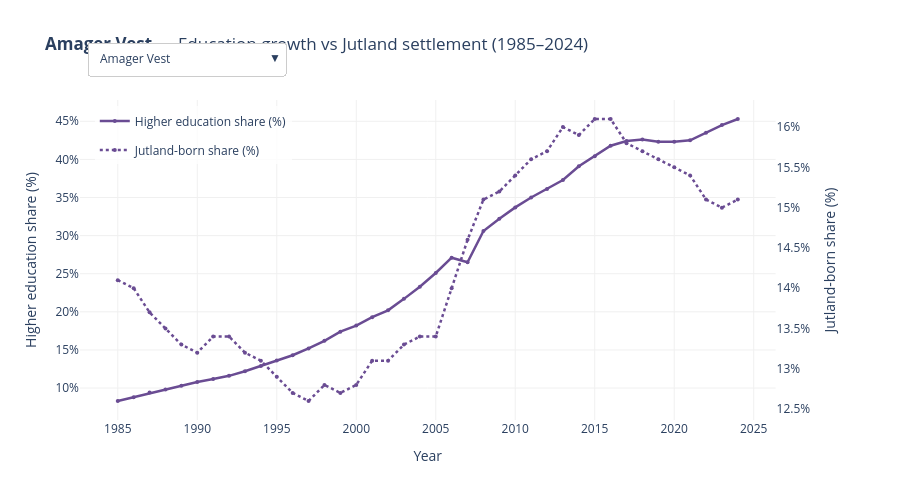
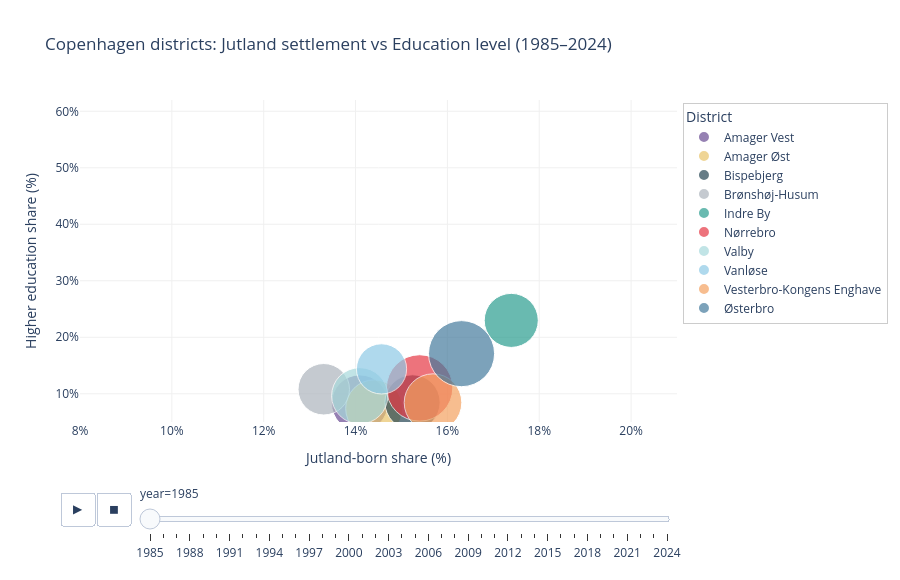

Write notebook code for charts like these, in order.
### Markdown cell above
#### Dual-axis line: Jutland settlement vs Education growth per district
#### Animated scatter: All districts over time (1985-2024) 

(removed from the website so it does not contain too many plots)

### Code cell
import pandas as pd
import plotly.express as px
import plotly.graph_objects as go
from plotly.subplots import make_subplots
from pathlib import Path

panel = pd.read_csv(ROOT / "data" / "district_year_panel.csv")

district_colors = {
    "Nørrebro":                  "#e63946",
    "Vesterbro-Kongens Enghave": "#f4a261",
    "Indre By":                  "#2a9d8f",
    "Østerbro":                  "#457b9d",
    "Amager Vest":               "#6a4c93",
    "Amager Øst":                "#e9c46a",
    "Bispebjerg":                "#264653",
    "Valby":                     "#a8dadc",
    "Vanløse":                   "#8ecae6",
    "Brønshøj-Husum":            "#adb5bd",
}

districts = sorted(panel["district"].unique().tolist())

# CHART 1 — Dual-axis line chart with district dropdown

fig1 = make_subplots(specs=[[{"secondary_y": True}]])

for i, district in enumerate(districts):
    d = panel[panel["district"] == district].sort_values("year")
    color = district_colors.get(district, "#888888")
    visible = (i == 0)

    # Education line (left axis)
    fig1.add_trace(
        go.Scatter(
            x=d["year"],
            y=d["high_ed_share_pct"].round(1),
            name="Higher education share (%)",
            line=dict(color=color, width=2.5),
            mode="lines+markers",
            marker=dict(size=4),
            visible=visible,
            legendgroup="edu",
            showlegend=(i == 0),
            hovertemplate="<b>%{x}</b><br>Higher ed: %{y:.1f}%<extra></extra>",
        ),
        secondary_y=False,
    )

    # Jutland line (right axis, dashed)
    fig1.add_trace(
        go.Scatter(
            x=d["year"],
            y=d["jutland_share_pct"].round(1),
            name="Jutland-born share (%)",
            line=dict(color=color, width=2.5, dash="dot"),
            mode="lines+markers",
            marker=dict(size=4),
            visible=visible,
            legendgroup="jut",
            showlegend=(i == 0),
            hovertemplate="<b>%{x}</b><br>Jutland-born: %{y:.1f}%<extra></extra>",
        ),
        secondary_y=True,
    )

# Dropdown buttons
buttons1 = []
for i, district in enumerate(districts):
    visibility = [False] * (len(districts) * 2)
    visibility[i * 2]     = True
    visibility[i * 2 + 1] = True
    buttons1.append(dict(
        label=district,
        method="update",
        args=[
            {"visible": visibility},
            {"title": f"<b>{district}</b> — Education growth vs Jutland settlement (1985–2024)"}
        ]
    ))

fig1.update_layout(
    title=f"<b>{districts[0]}</b> — Education growth vs Jutland settlement (1985–2024)",
    updatemenus=[dict(
        buttons=buttons1,
        direction="down",
        x=0.01, xanchor="left",
        y=1.18, yanchor="top",
        showactive=True,
        bgcolor="white",
        bordercolor="#cccccc",
    )],
    legend=dict(x=0.02, y=0.98, bgcolor="rgba(255,255,255,0.8)"),
    hovermode="x unified",
    height=500,
    plot_bgcolor="white",
    paper_bgcolor="white",
    xaxis=dict(title="Year", gridcolor="#f0f0f0", dtick=5),
    margin=dict(t=100),
)
fig1.update_yaxes(
    title_text="Higher education share (%)",
    secondary_y=False,
    gridcolor="#f0f0f0",
    ticksuffix="%",
)
fig1.update_yaxes(
    title_text="Jutland-born share (%)",
    secondary_y=True,
    showgrid=False,
    ticksuffix="%",
)

fig1.show()
fig1.write_html("htmls/dual_axis_education_jutland.html")
print("Saved: htmls/dual_axis_education_jutland.html")


# CHART 2 — Animated scatter: all districts over time
panel["color"] = panel["district"].map(district_colors)

# Build annotation text shown on hover
panel["hover"] = (
    "<b>" + panel["district"] + "</b><br>" +
    "Year: " + panel["year"].astype(str) + "<br>" +
    "Jutland-born: " + panel["jutland_share_pct"].round(1).astype(str) + "%<br>" +
    "Higher ed: " + panel["high_ed_share_pct"].round(1).astype(str) + "%<br>" +
    "Total residents: " + panel["total_residents"].apply(lambda x: f"{int(x):,}")
)

fig2 = px.scatter(
    panel,
    x="jutland_share_pct",
    y="high_ed_share_pct",
    animation_frame="year",
    animation_group="district",
    color="district",
    color_discrete_map=district_colors,
    size="total_residents",
    size_max=50,
    hover_name="district",
    custom_data=["hover"],
    labels={
        "jutland_share_pct":   "Jutland-born share (%)",
        "high_ed_share_pct":   "Higher education share (%)",
        "district":            "District",
    },
    title="Copenhagen districts: Jutland settlement vs Education level (1985–2024)",
    height=580,
)

fig2.update_traces(
    hovertemplate="%{customdata[0]}<extra></extra>"
)

# Fix axis ranges so they don't jump during animation
fig2.update_xaxes(
    range=[8, 21],
    title="Jutland-born share (%)",
    gridcolor="#f0f0f0",
    ticksuffix="%",
)
fig2.update_yaxes(
    range=[5, 62],
    title="Higher education share (%)",
    gridcolor="#f0f0f0",
    ticksuffix="%",
)

fig2.update_layout(
    plot_bgcolor="white",
    paper_bgcolor="white",
    legend=dict(
        title="District",
        x=1.01, y=0.99,
        bgcolor="rgba(255,255,255,0.8)",
        bordercolor="#cccccc",
        borderwidth=1,
    ),
    margin=dict(r=180),
)

fig2.layout.updatemenus[0].buttons[0].args[1]["frame"]["duration"] = 400
fig2.layout.updatemenus[0].buttons[0].args[1]["transition"]["duration"] = 300

fig2.show()
fig2.write_html("htmls/animated_scatter_education_jutland.html")
print("Saved: htmls/animated_scatter_education_jutland.html")

### Figure 1 — Plotly figure (JSON) as saved in the notebook; plotly's stock layout.template omitted (floating-point values rounded to 4 significant figures)
{"data": [{"hovertemplate": "<b>%{x}</b><br>Higher ed: %{y:.1f}%<extra></extra>", "legendgroup": "edu", "line": {"color": "#6a4c93", "width": 2.5}, "marker": {"size": 4}, "mode": "lines+markers", "name": "Higher education share (%)", "showlegend": true, "type": "scatter", "visible": true, "x": [1985, 1986, 1987, 1988, 1989, 1990, 1991, 1992, 1993, 1994, 1995, 1996, 1997, 1998, 1999, 2000, 2001, 2002, 2003, 2004, 2005, 2006, 2007, 2008, 2009, 2010, 2011, 2012, 2013, 2014, 2015, 2016, 2017, 2018, 2019, 2020, 2021, 2022, 2023, 2024], "xaxis": "x", "y": [8.3, 8.8, 9.4, 9.8, 10.3, 10.8, 11.2, 11.6, 12.2, 12.9, 13.6, 14.3, 15.2, 16.2, 17.4, 18.2, 19.3, 20.2, 21.7, 23.3, 25.1, 27.1, 26.5, 30.6, 32.2, 33.7, 35.0, 36.1, 37.3, 39.1, 40.4, 41.8, 42.4, 42.6, 42.3, 42.3, 42.5, 43.5, 44.5, 45.3], "yaxis": "y"}, {"hovertemplate": "<b>%{x}</b><br>Jutland-born: %{y:.1f}%<extra></extra>", "legendgroup": "jut", "line": {"color": "#6a4c93", "dash": "dot", "width": 2.5}, "marker": {"size": 4}, "mode": "lines+markers", "name": "Jutland-born share (%)", "showlegend": true, "type": "scatter", "visible": true, "x": [1985, 1986, 1987, 1988, 1989, 1990, 1991, 1992, 1993, 1994, 1995, 1996, 1997, 1998, 1999, 2000, 2001, 2002, 2003, 2004, 2005, 2006, 2007, 2008, 2009, 2010, 2011, 2012, 2013, 2014, 2015, 2016, 2017, 2018, 2019, 2020, 2021, 2022, 2023, 2024], "xaxis": "x", "y": [14.1, 14.0, 13.7, 13.5, 13.3, 13.2, 13.4, 13.4, 13.2, 13.1, 12.9, 12.7, 12.6, 12.8, 12.7, 12.8, 13.1, 13.1, 13.3, 13.4, 13.4, 14.0, 14.6, 15.1, 15.2, 15.4, 15.6, 15.7, 16.0, 15.9, 16.1, 16.1, 15.8, 15.7, 15.6, 15.5, 15.4, 15.1, 15.0, 15.1], "yaxis": "y2"}, {"hovertemplate": "<b>%{x}</b><br>Higher ed: %{y:.1f}%<extra></extra>", "legendgroup": "edu", "line": {"color": "#e9c46a", "width": 2.5}, "marker": {"size": 4}, "mode": "lines+markers", "name": "Higher education share (%)", "showlegend": false, "type": "scatter", "visible": false, "x": [1985, 1986, 1987, 1988, 1989, 1990, 1991, 1992, 1993, 1994, 1995, 1996, 1997, 1998, 1999, 2000, 2001, 2002, 2003, 2004, 2005, 2006, 2007, 2008, 2009, 2010, 2011, 2012, 2013, 2014, 2015, 2016, 2017, 2018, 2019, 2020, 2021, 2022, 2023, 2024], "xaxis": "x", "y": [7.4, 7.8, 8.5, 9.0, 9.3, 9.7, 10.3, 10.9, 11.4, 12.0, 12.3, 13.1, 13.8, 14.7, 15.7, 17.1, 18.5, 20.0, 21.6, 23.3, 24.5, 26.1, 24.8, 28.3, 29.2, 30.1, 30.7, 31.3, 32.6, 34.3, 35.6, 37.1, 38.5, 39.8, 40.6, 41.5, 42.0, 42.7, 43.8, 44.6], "yaxis": "y"}, {"hovertemplate": "<b>%{x}</b><br>Jutland-born: %{y:.1f}%<extra></extra>", "legendgroup": "jut", "line": {"color": "#e9c46a", "dash": "dot", "width": 2.5}, "marker": {"size": 4}, "mode": "lines+markers", "name": "Jutland-born share (%)", "showlegend": false, "type": "scatter", "visible": false, "x": [1985, 1986, 1987, 1988, 1989, 1990, 1991, 1992, 1993, 1994, 1995, 1996, 1997, 1998, 1999, 2000, 2001, 2002, 2003, 2004, 2005, 2006, 2007, 2008, 2009, 2010, 2011, 2012, 2013, 2014, 2015, 2016, 2017, 2018, 2019, 2020, 2021, 2022, 2023, 2024], "xaxis": "x", "y": [14.4, 14.3, 14.3, 14.2, 14.0, 13.9, 13.9, 13.7, 13.5, 13.3, 13.2, 13.0, 13.0, 13.1, 13.3, 13.6, 14.0, 14.6, 14.7, 15.0, 15.2, 15.4, 15.3, 15.4, 15.4, 15.2, 15.1, 15.2, 15.2, 15.5, 15.5, 15.4, 15.5, 15.4, 15.4, 15.3, 15.2, 15.3, 15.2, 15.1], "yaxis": "y2"}, {"hovertemplate": "<b>%{x}</b><br>Higher ed: %{y:.1f}%<extra></extra>", "legendgroup": "edu", "line": {"color": "#264653", "width": 2.5}, "marker": {"size": 4}, "mode": "lines+markers", "name": "Higher education share (%)", "showlegend": false, "type": "scatter", "visible": false, "x": [1985, 1986, 1987, 1988, 1989, 1990, 1991, 1992, 1993, 1994, 1995, 1996, 1997, 1998, 1999, 2000, 2001, 2002, 2003, 2004, 2005, 2006, 2007, 2008, 2009, 2010, 2011, 2012, 2013, 2014, 2015, 2016, 2017, 2018, 2019, 2020, 2021, 2022, 2023, 2024], "xaxis": "x", "y": [8.5, 9.0, 9.7, 10.4, 11.0, 11.5, 12.1, 12.4, 13.3, 13.8, 14.4, 15.0, 16.0, 16.8, 17.8, 18.8, 19.9, 21.4, 22.4, 23.4, 24.3, 25.7, 24.2, 27.9, 29.0, 29.6, 30.1, 31.1, 32.5, 33.8, 35.4, 37.7, 39.5, 41.2, 42.8, 43.4, 44.5, 45.4, 46.7, 48.4], "yaxis": "y"}, {"hovertemplate": "<b>%{x}</b><br>Jutland-born: %{y:.1f}%<extra></extra>", "legendgroup": "jut", "line": {"color": "#264653", "dash": "dot", "width": 2.5}, "marker": {"size": 4}, "mode": "lines+markers", "name": "Jutland-born share (%)", "showlegend": false, "type": "scatter", "visible": false, "x": [1985, 1986, 1987, 1988, 1989, 1990, 1991, 1992, 1993, 1994, 1995, 1996, 1997, 1998, 1999, 2000, 2001, 2002, 2003, 2004, 2005, 2006, 2007, 2008, 2009, 2010, 2011, 2012, 2013, 2014, 2015, 2016, 2017, 2018, 2019, 2020, 2021, 2022, 2023, 2024], "xaxis": "x", "y": [15.2, 14.9, 14.7, 14.6, 14.5, 14.3, 14.4, 14.4, 13.9, 13.5, 13.3, 13.0, 12.9, 12.9, 13.0, 13.1, 13.0, 12.8, 13.0, 13.0, 12.8, 13.1, 13.2, 13.5, 13.4, 13.4, 13.6, 13.8, 14.0, 14.3, 14.4, 14.5, 14.5, 14.6, 14.5, 14.4, 14.0, 13.9, 13.8, 13.8], "yaxis": "y2"}, {"hovertemplate": "<b>%{x}</b><br>Higher ed: %{y:.1f}%<extra></extra>", "legendgroup": "edu", "line": {"color": "#adb5bd", "width": 2.5}, "marker": {"size": 4}, "mode": "lines+markers", "name": "Higher education share (%)", "showlegend": false, "type": "scatter", "visible": false, "x": [1985, 1986, 1987, 1988, 1989, 1990, 1991, 1992, 1993, 1994, 1995, 1996, 1997, 1998, 1999, 2000, 2001, 2002, 2003, 2004, 2005, 2006, 2007, 2008, 2009, 2010, 2011, 2012, 2013, 2014, 2015, 2016, 2017, 2018, 2019, 2020, 2021, 2022, 2023, 2024], "xaxis": "x", "y": [10.8, 11.5, 12.4, 13.0, 13.6, 14.4, 15.0, 15.8, 16.4, 16.9, 17.6, 18.3, 18.8, 19.7, 20.6, 21.4, 22.3, 23.2, 23.9, 24.9, 26.0, 26.8, 26.7, 28.6, 29.4, 30.6, 31.3, 31.8, 33.0, 34.0, 35.5, 36.9, 38.2, 39.4, 40.6, 41.9, 42.9, 43.5, 44.1, 45.0], "yaxis": "y"}, {"hovertemplate": "<b>%{x}</b><br>Jutland-born: %{y:.1f}%<extra></extra>", "legendgroup": "jut", "line": {"color": "#adb5bd", "dash": "dot", "width": 2.5}, "marker": {"size": 4}, "mode": "lines+markers", "name": "Jutland-born share (%)", "showlegend": false, "type": "scatter", "visible": false, "x": [1985, 1986, 1987, 1988, 1989, 1990, 1991, 1992, 1993, 1994, 1995, 1996, 1997, 1998, 1999, 2000, 2001, 2002, 2003, 2004, 2005, 2006, 2007, 2008, 2009, 2010, 2011, 2012, 2013, 2014, 2015, 2016, 2017, 2018, 2019, 2020, 2021, 2022, 2023, 2024], "xaxis": "x", "y": [13.3, 13.2, 13.1, 13.1, 12.9, 12.7, 12.8, 12.8, 12.6, 12.5, 12.1, 12.1, 11.9, 11.6, 11.4, 11.3, 11.2, 11.2, 11.0, 10.8, 10.7, 10.7, 10.7, 10.4, 10.3, 10.2, 10.1, 10.2, 10.4, 10.5, 10.4, 10.5, 10.5, 10.6, 10.6, 10.5, 10.6, 10.5, 10.7, 10.7], "yaxis": "y2"}, {"hovertemplate": "<b>%{x}</b><br>Higher ed: %{y:.1f}%<extra></extra>", "legendgroup": "edu", "line": {"color": "#2a9d8f", "width": 2.5}, "marker": {"size": 4}, "mode": "lines+markers", "name": "Higher education share (%)", "showlegend": false, "type": "scatter", "visible": false, "x": [1985, 1986, 1987, 1988, 1989, 1990, 1991, 1992, 1993, 1994, 1995, 1996, 1997, 1998, 1999, 2000, 2001, 2002, 2003, 2004, 2005, 2006, 2007, 2008, 2009, 2010, 2011, 2012, 2013, 2014, 2015, 2016, 2017, 2018, 2019, 2020, 2021, 2022, 2023, 2024], "xaxis": "x", "y": [23.0, 23.7, 24.6, 25.4, 26.2, 26.9, 27.8, 28.7, 29.3, 30.6, 32.2, 33.6, 34.9, 36.0, 37.2, 38.5, 39.5, 40.8, 41.9, 42.4, 43.1, 44.3, 42.4, 45.6, 46.3, 47.0, 47.7, 48.6, 49.3, 49.9, 50.6, 51.1, 51.6, 51.7, 51.8, 51.5, 51.4, 51.7, 52.2, 52.7], "yaxis": "y"}, {"hovertemplate": "<b>%{x}</b><br>Jutland-born: %{y:.1f}%<extra></extra>", "legendgroup": "jut", "line": {"color": "#2a9d8f", "dash": "dot", "width": 2.5}, "marker": {"size": 4}, "mode": "lines+markers", "name": "Jutland-born share (%)", "showlegend": false, "type": "scatter", "visible": false, "x": [1985, 1986, 1987, 1988, 1989, 1990, 1991, 1992, 1993, 1994, 1995, 1996, 1997, 1998, 1999, 2000, 2001, 2002, 2003, 2004, 2005, 2006, 2007, 2008, 2009, 2010, 2011, 2012, 2013, 2014, 2015, 2016, 2017, 2018, 2019, 2020, 2021, 2022, 2023, 2024], "xaxis": "x", "y": [17.4, 17.3, 17.3, 17.3, 17.2, 17.2, 17.0, 17.3, 17.0, 16.8, 16.7, 16.5, 16.7, 16.9, 16.9, 17.0, 17.2, 17.3, 17.4, 17.4, 17.4, 17.7, 17.6, 17.8, 17.6, 17.8, 18.1, 18.2, 18.4, 18.3, 17.8, 17.7, 17.7, 17.6, 17.3, 17.1, 17.1, 17.2, 17.1, 17.0], "yaxis": "y2"}, {"hovertemplate": "<b>%{x}</b><br>Higher ed: %{y:.1f}%<extra></extra>", "legendgroup": "edu", "line": {"color": "#e63946", "width": 2.5}, "marker": {"size": 4}, "mode": "lines+markers", "name": "Higher education share (%)", "showlegend": false, "type": "scatter", "visible": false, "x": [1985, 1986, 1987, 1988, 1989, 1990, 1991, 1992, 1993, 1994, 1995, 1996, 1997, 1998, 1999, 2000, 2001, 2002, 2003, 2004, 2005, 2006, 2007, 2008, 2009, 2010, 2011, 2012, 2013, 2014, 2015, 2016, 2017, 2018, 2019, 2020, 2021, 2022, 2023, 2024], "xaxis": "x", "y": [11.0, 11.8, 12.6, 13.5, 14.1, 14.9, 15.6, 16.7, 17.5, 18.9, 19.8, 21.1, 22.6, 24.3, 26.1, 27.7, 29.6, 31.3, 33.0, 33.5, 34.3, 35.5, 32.7, 38.0, 39.2, 40.5, 42.0, 43.8, 45.9, 48.0, 50.0, 52.5, 53.0, 53.3, 53.5, 53.7, 53.9, 54.7, 55.4, 56.2], "yaxis": "y"}, {"hovertemplate": "<b>%{x}</b><br>Jutland-born: %{y:.1f}%<extra></extra>", "legendgroup": "jut", "line": {"color": "#e63946", "dash": "dot", "width": 2.5}, "marker": {"size": 4}, "mode": "lines+markers", "name": "Jutland-born share (%)", "showlegend": false, "type": "scatter", "visible": false, "x": [1985, 1986, 1987, 1988, 1989, 1990, 1991, 1992, 1993, 1994, 1995, 1996, 1997, 1998, 1999, 2000, 2001, 2002, 2003, 2004, 2005, 2006, 2007, 2008, 2009, 2010, 2011, 2012, 2013, 2014, 2015, 2016, 2017, 2018, 2019, 2020, 2021, 2022, 2023, 2024], "xaxis": "x", "y": [15.4, 15.4, 15.2, 14.9, 14.7, 14.7, 14.9, 14.9, 14.7, 14.6, 14.4, 14.4, 14.7, 14.7, 15.0, 15.1, 15.3, 15.5, 15.4, 15.7, 15.9, 15.8, 16.0, 16.4, 16.5, 16.8, 17.2, 17.5, 17.7, 18.0, 18.2, 18.3, 18.1, 17.7, 17.5, 17.2, 17.0, 16.7, 16.4, 16.2], "yaxis": "y2"}, {"hovertemplate": "<b>%{x}</b><br>Higher ed: %{y:.1f}%<extra></extra>", "legendgroup": "edu", "line": {"color": "#a8dadc", "width": 2.5}, "marker": {"size": 4}, "mode": "lines+markers", "name": "Higher education share (%)", "showlegend": false, "type": "scatter", "visible": false, "x": [1985, 1986, 1987, 1988, 1989, 1990, 1991, 1992, 1993, 1994, 1995, 1996, 1997, 1998, 1999, 2000, 2001, 2002, 2003, 2004, 2005, 2006, 2007, 2008, 2009, 2010, 2011, 2012, 2013, 2014, 2015, 2016, 2017, 2018, 2019, 2020, 2021, 2022, 2023, 2024], "xaxis": "x", "y": [9.6, 10.2, 10.7, 11.2, 11.8, 12.5, 13.2, 13.7, 14.4, 15.0, 15.8, 16.5, 17.3, 18.3, 19.1, 20.2, 21.2, 22.5, 23.5, 24.9, 26.1, 26.8, 26.2, 29.3, 30.3, 31.2, 32.4, 32.9, 33.8, 34.8, 36.1, 37.4, 38.6, 39.8, 40.5, 41.0, 41.2, 42.1, 42.9, 44.4], "yaxis": "y"}, {"hovertemplate": "<b>%{x}</b><br>Jutland-born: %{y:.1f}%<extra></extra>", "legendgroup": "jut", "line": {"color": "#a8dadc", "dash": "dot", "width": 2.5}, "marker": {"size": 4}, "mode": "lines+markers", "name": "Jutland-born share (%)", "showlegend": false, "type": "scatter", "visible": false, "x": [1985, 1986, 1987, 1988, 1989, 1990, 1991, 1992, 1993, 1994, 1995, 1996, 1997, 1998, 1999, 2000, 2001, 2002, 2003, 2004, 2005, 2006, 2007, 2008, 2009, 2010, 2011, 2012, 2013, 2014, 2015, 2016, 2017, 2018, 2019, 2020, 2021, 2022, 2023, 2024], "xaxis": "x", "y": [14.1, 14.0, 13.8, 13.8, 13.7, 13.6, 13.8, 13.8, 13.4, 13.1, 12.9, 12.7, 12.6, 12.6, 12.6, 12.9, 12.8, 12.9, 12.9, 13.0, 13.1, 13.3, 13.1, 13.1, 13.0, 12.9, 12.8, 12.9, 12.9, 13.0, 13.0, 13.1, 13.3, 13.3, 13.4, 13.3, 13.5, 13.5, 13.6, 13.6], "yaxis": "y2"}, {"hovertemplate": "<b>%{x}</b><br>Higher ed: %{y:.1f}%<extra></extra>", "legendgroup": "edu", "line": {"color": "#8ecae6", "width": 2.5}, "marker": {"size": 4}, "mode": "lines+markers", "name": "Higher education share (%)", "showlegend": false, "type": "scatter", "visible": false, "x": [1985, 1986, 1987, 1988, 1989, 1990, 1991, 1992, 1993, 1994, 1995, 1996, 1997, 1998, 1999, 2000, 2001, 2002, 2003, 2004, 2005, 2006, 2007, 2008, 2009, 2010, 2011, 2012, 2013, 2014, 2015, 2016, 2017, 2018, 2019, 2020, 2021, 2022, 2023, 2024], "xaxis": "x", "y": [14.4, 15.3, 16.0, 16.9, 17.7, 18.5, 19.1, 19.8, 20.6, 21.5, 22.0, 22.7, 23.7, 24.4, 25.4, 26.4, 27.5, 28.7, 29.7, 31.0, 32.3, 33.4, 32.3, 34.9, 35.5, 36.2, 37.0, 37.6, 38.7, 39.9, 40.8, 42.2, 43.2, 44.0, 44.8, 45.4, 46.2, 46.7, 47.3, 48.1], "yaxis": "y"}, {"hovertemplate": "<b>%{x}</b><br>Jutland-born: %{y:.1f}%<extra></extra>", "legendgroup": "jut", "line": {"color": "#8ecae6", "dash": "dot", "width": 2.5}, "marker": {"size": 4}, "mode": "lines+markers", "name": "Jutland-born share (%)", "showlegend": false, "type": "scatter", "visible": false, "x": [1985, 1986, 1987, 1988, 1989, 1990, 1991, 1992, 1993, 1994, 1995, 1996, 1997, 1998, 1999, 2000, 2001, 2002, 2003, 2004, 2005, 2006, 2007, 2008, 2009, 2010, 2011, 2012, 2013, 2014, 2015, 2016, 2017, 2018, 2019, 2020, 2021, 2022, 2023, 2024], "xaxis": "x", "y": [14.6, 14.4, 14.3, 14.1, 14.1, 13.9, 14.0, 13.7, 13.5, 13.3, 13.3, 13.2, 13.2, 13.2, 13.0, 13.2, 13.4, 13.6, 13.5, 13.2, 13.2, 13.2, 13.4, 13.1, 13.1, 13.0, 12.8, 12.8, 12.9, 12.9, 13.0, 12.9, 13.0, 13.1, 12.8, 12.6, 12.5, 12.5, 12.6, 12.6], "yaxis": "y2"}, {"hovertemplate": "<b>%{x}</b><br>Higher ed: %{y:.1f}%<extra></extra>", "legendgroup": "edu", "line": {"color": "#f4a261", "width": 2.5}, "marker": {"size": 4}, "mode": "lines+markers", "name": "Higher education share (%)", "showlegend": false, "type": "scatter", "visible": false, "x": [1985, 1986, 1987, 1988, 1989, 1990, 1991, 1992, 1993, 1994, 1995, 1996, 1997, 1998, 1999, 2000, 2001, 2002, 2003, 2004, 2005, 2006, 2007, 2008, 2009, 2010, 2011, 2012, 2013, 2014, 2015, 2016, 2017, 2018, 2019, 2020, 2021, 2022, 2023, 2024], "xaxis": "x", "y": [8.4, 9.1, 9.8, 10.5, 11.0, 11.3, 12.0, 13.1, 14.0, 15.3, 16.2, 17.6, 19.3, 21.1, 23.2, 25.1, 26.8, 29.0, 30.8, 32.1, 33.3, 34.5, 32.8, 37.5, 38.7, 39.9, 41.1, 42.2, 43.6, 45.0, 46.2, 47.4, 48.1, 48.9, 49.4, 49.6, 50.0, 51.1, 51.6, 51.8], "yaxis": "y"}, {"hovertemplate": "<b>%{x}</b><br>Jutland-born: %{y:.1f}%<extra></extra>", "legendgroup": "jut", "line": {"color": "#f4a261", "dash": "dot", "width": 2.5}, "marker": {"size": 4}, "mode": "lines+markers", "name": "Jutland-born share (%)", "showlegend": false, "type": "scatter", "visible": false, "x": [1985, 1986, 1987, 1988, 1989, 1990, 1991, 1992, 1993, 1994, 1995, 1996, 1997, 1998, 1999, 2000, 2001, 2002, 2003, 2004, 2005, 2006, 2007, 2008, 2009, 2010, 2011, 2012, 2013, 2014, 2015, 2016, 2017, 2018, 2019, 2020, 2021, 2022, 2023, 2024], "xaxis": "x", "y": [15.7, 15.5, 15.5, 15.3, 15.4, 15.0, 15.1, 15.3, 15.0, 14.8, 14.6, 15.0, 15.3, 15.7, 16.0, 16.2, 16.5, 16.5, 16.7, 16.7, 16.8, 16.9, 17.0, 17.1, 17.4, 17.8, 18.0, 18.0, 18.3, 18.4, 18.4, 18.3, 18.5, 18.4, 18.2, 17.9, 17.8, 17.5, 17.4, 17.4], "yaxis": "y2"}, {"hovertemplate": "<b>%{x}</b><br>Higher ed: %{y:.1f}%<extra></extra>", "legendgroup": "edu", "line": {"color": "#457b9d", "width": 2.5}, "marker": {"size": 4}, "mode": "lines+markers", "name": "Higher education share (%)", "showlegend": false, "type": "scatter", "visible": false, "x": [1985, 1986, 1987, 1988, 1989, 1990, 1991, 1992, 1993, 1994, 1995, 1996, 1997, 1998, 1999, 2000, 2001, 2002, 2003, 2004, 2005, 2006, 2007, 2008, 2009, 2010, 2011, 2012, 2013, 2014, 2015, 2016, 2017, 2018, 2019, 2020, 2021, 2022, 2023, 2024], "xaxis": "x", "y": [17.1, 18.2, 19.2, 20.2, 21.0, 21.9, 22.8, 23.9, 24.8, 26.1, 27.5, 29.1, 30.5, 32.2, 33.7, 34.8, 35.7, 36.9, 38.0, 38.6, 39.3, 40.4, 38.7, 42.7, 43.7, 44.7, 45.6, 46.3, 47.0, 48.0, 48.9, 50.3, 50.7, 51.3, 51.7, 51.8, 52.1, 52.5, 53.1, 53.7], "yaxis": "y"}, {"hovertemplate": "<b>%{x}</b><br>Jutland-born: %{y:.1f}%<extra></extra>", "legendgroup": "jut", "line": {"color": "#457b9d", "dash": "dot", "width": 2.5}, "marker": {"size": 4}, "mode": "lines+markers", "name": "Jutland-born share (%)", "showlegend": false, "type": "scatter", "visible": false, "x": [1985, 1986, 1987, 1988, 1989, 1990, 1991, 1992, 1993, 1994, 1995, 1996, 1997, 1998, 1999, 2000, 2001, 2002, 2003, 2004, 2005, 2006, 2007, 2008, 2009, 2010, 2011, 2012, 2013, 2014, 2015, 2016, 2017, 2018, 2019, 2020, 2021, 2022, 2023, 2024], "xaxis": "x", "y": [16.3, 16.1, 16.0, 15.9, 15.8, 15.7, 15.9, 15.8, 15.9, 15.7, 15.6, 15.5, 15.3, 15.3, 15.4, 15.2, 15.5, 15.5, 15.6, 15.4, 15.6, 15.6, 15.5, 15.4, 15.3, 15.3, 15.3, 15.5, 15.6, 15.5, 15.5, 15.4, 15.1, 15.1, 15.0, 14.9, 14.7, 14.6, 14.5, 14.5], "yaxis": "y2"}], "layout": {"height": 500, "hovermode": "x unified", "legend": {"bgcolor": "rgba(255,255,255,0.8)", "x": 0.02, "y": 0.98}, "margin": {"t": 100}, "paper_bgcolor": "white", "plot_bgcolor": "white", "title": {"text": "<b>Amager Vest</b> — Education growth vs Jutland settlement (1985–2024)"}, "updatemenus": [{"bgcolor": "white", "bordercolor": "#cccccc", "buttons": [{"args": [{"visible": [true, true, false, false, false, false, false, false, false, false, false, false, false, false, false, false, false, false, false, false]}, {"title": "<b>Amager Vest</b> — Education growth vs Jutland settlement (1985–2024)"}], "label": "Amager Vest", "method": "update"}, {"args": [{"visible": [false, false, true, true, false, false, false, false, false, false, false, false, false, false, false, false, false, false, false, false]}, {"title": "<b>Amager Øst</b> — Education growth vs Jutland settlement (1985–2024)"}], "label": "Amager Øst", "method": "update"}, {"args": [{"visible": [false, false, false, false, true, true, false, false, false, false, false, false, false, false, false, false, false, false, false, false]}, {"title": "<b>Bispebjerg</b> — Education growth vs Jutland settlement (1985–2024)"}], "label": "Bispebjerg", "method": "update"}, {"args": [{"visible": [false, false, false, false, false, false, true, true, false, false, false, false, false, false, false, false, false, false, false, false]}, {"title": "<b>Brønshøj-Husum</b> — Education growth vs Jutland settlement (1985–2024)"}], "label": "Brønshøj-Husum", "method": "update"}, {"args": [{"visible": [false, false, false, false, false, false, false, false, true, true, false, false, false, false, false, false, false, false, false, false]}, {"title": "<b>Indre By</b> — Education growth vs Jutland settlement (1985–2024)"}], "label": "Indre By", "method": "update"}, {"args": [{"visible": [false, false, false, false, false, false, false, false, false, false, true, true, false, false, false, false, false, false, false, false]}, {"title": "<b>Nørrebro</b> — Education growth vs Jutland settlement (1985–2024)"}], "label": "Nørrebro", "method": "update"}, {"args": [{"visible": [false, false, false, false, false, false, false, false, false, false, false, false, true, true, false, false, false, false, false, false]}, {"title": "<b>Valby</b> — Education growth vs Jutland settlement (1985–2024)"}], "label": "Valby", "method": "update"}, {"args": [{"visible": [false, false, false, false, false, false, false, false, false, false, false, false, false, false, true, true, false, false, false, false]}, {"title": "<b>Vanløse</b> — Education growth vs Jutland settlement (1985–2024)"}], "label": "Vanløse", "method": "update"}, {"args": [{"visible": [false, false, false, false, false, false, false, false, false, false, false, false, false, false, false, false, true, true, false, false]}, {"title": "<b>Vesterbro-Kongens Enghave</b> — Education growth vs Jutland settlement (1985–2024)"}], "label": "Vesterbro-Kongens Enghave", "method": "update"}, {"args": [{"visible": [false, false, false, false, false, false, false, false, false, false, false, false, false, false, false, false, false, false, true, true]}, {"title": "<b>Østerbro</b> — Education growth vs Jutland settlement (1985–2024)"}], "label": "Østerbro", "method": "update"}], "direction": "down", "showactive": true, "x": 0.01, "xanchor": "left", "y": 1.18, "yanchor": "top"}], "xaxis": {"anchor": "y", "domain": [0, 0.94], "dtick": 5, "gridcolor": "#f0f0f0", "title": {"text": "Year"}}, "yaxis": {"anchor": "x", "domain": [0, 1], "gridcolor": "#f0f0f0", "ticksuffix": "%", "title": {"text": "Higher education share (%)"}}, "yaxis2": {"anchor": "x", "overlaying": "y", "showgrid": false, "side": "right", "ticksuffix": "%", "title": {"text": "Jutland-born share (%)"}}}}

### Figure 2 — Plotly figure (JSON) as saved in the notebook; plotly's stock layout.template omitted (floating-point values rounded to 4 significant figures)
{"data": [{"customdata": [["<b>Amager Vest</b><br>Year: 1985<br>Jutland-born: 14.1%<br>Higher ed: 8.3%<br>Total residents: 41,034"]], "hovertemplate": "%{customdata[0]}<extra></extra>", "hovertext": ["Amager Vest"], "ids": ["Amager Vest"], "legendgroup": "Amager Vest", "marker": {"color": "#6a4c93", "size": [41030.0], "sizemode": "area", "sizeref": 25.62, "symbol": "circle"}, "mode": "markers", "name": "Amager Vest", "orientation": "v", "showlegend": true, "type": "scatter", "x": [14.09], "xaxis": "x", "y": [8.332], "yaxis": "y"}, {"customdata": [["<b>Amager Øst</b><br>Year: 1985<br>Jutland-born: 14.4%<br>Higher ed: 7.4%<br>Total residents: 41,581"]], "hovertemplate": "%{customdata[0]}<extra></extra>", "hovertext": ["Amager Øst"], "ids": ["Amager Øst"], "legendgroup": "Amager Øst", "marker": {"color": "#e9c46a", "size": [41580.0], "sizemode": "area", "sizeref": 25.62, "symbol": "circle"}, "mode": "markers", "name": "Amager Øst", "orientation": "v", "showlegend": true, "type": "scatter", "x": [14.41], "xaxis": "x", "y": [7.412], "yaxis": "y"}, {"customdata": [["<b>Bispebjerg</b><br>Year: 1985<br>Jutland-born: 15.2%<br>Higher ed: 8.5%<br>Total residents: 39,078"]], "hovertemplate": "%{customdata[0]}<extra></extra>", "hovertext": ["Bispebjerg"], "ids": ["Bispebjerg"], "legendgroup": "Bispebjerg", "marker": {"color": "#264653", "size": [39080.0], "sizemode": "area", "sizeref": 25.62, "symbol": "circle"}, "mode": "markers", "name": "Bispebjerg", "orientation": "v", "showlegend": true, "type": "scatter", "x": [15.24], "xaxis": "x", "y": [8.471], "yaxis": "y"}, {"customdata": [["<b>Brønshøj-Husum</b><br>Year: 1985<br>Jutland-born: 13.3%<br>Higher ed: 10.8%<br>Total residents: 33,942"]], "hovertemplate": "%{customdata[0]}<extra></extra>", "hovertext": ["Brønshøj-Husum"], "ids": ["Brønshøj-Husum"], "legendgroup": "Brønshøj-Husum", "marker": {"color": "#adb5bd", "size": [33940.0], "sizemode": "area", "sizeref": 25.62, "symbol": "circle"}, "mode": "markers", "name": "Brønshøj-Husum", "orientation": "v", "showlegend": true, "type": "scatter", "x": [13.31], "xaxis": "x", "y": [10.8], "yaxis": "y"}, {"customdata": [["<b>Indre By</b><br>Year: 1985<br>Jutland-born: 17.4%<br>Higher ed: 23.0%<br>Total residents: 37,445"]], "hovertemplate": "%{customdata[0]}<extra></extra>", "hovertext": ["Indre By"], "ids": ["Indre By"], "legendgroup": "Indre By", "marker": {"color": "#2a9d8f", "size": [37440.0], "sizemode": "area", "sizeref": 25.62, "symbol": "circle"}, "mode": "markers", "name": "Indre By", "orientation": "v", "showlegend": true, "type": "scatter", "x": [17.39], "xaxis": "x", "y": [22.98], "yaxis": "y"}, {"customdata": [["<b>Nørrebro</b><br>Year: 1985<br>Jutland-born: 15.4%<br>Higher ed: 11.0%<br>Total residents: 56,518"]], "hovertemplate": "%{customdata[0]}<extra></extra>", "hovertext": ["Nørrebro"], "ids": ["Nørrebro"], "legendgroup": "Nørrebro", "marker": {"color": "#e63946", "size": [56520.0], "sizemode": "area", "sizeref": 25.62, "symbol": "circle"}, "mode": "markers", "name": "Nørrebro", "orientation": "v", "showlegend": true, "type": "scatter", "x": [15.4], "xaxis": "x", "y": [11.03], "yaxis": "y"}, {"customdata": [["<b>Valby</b><br>Year: 1985<br>Jutland-born: 14.1%<br>Higher ed: 9.6%<br>Total residents: 40,570"]], "hovertemplate": "%{customdata[0]}<extra></extra>", "hovertext": ["Valby"], "ids": ["Valby"], "legendgroup": "Valby", "marker": {"color": "#a8dadc", "size": [40570.0], "sizemode": "area", "sizeref": 25.62, "symbol": "circle"}, "mode": "markers", "name": "Valby", "orientation": "v", "showlegend": true, "type": "scatter", "x": [14.09], "xaxis": "x", "y": [9.639], "yaxis": "y"}, {"customdata": [["<b>Vanløse</b><br>Year: 1985<br>Jutland-born: 14.6%<br>Higher ed: 14.4%<br>Total residents: 32,315"]], "hovertemplate": "%{customdata[0]}<extra></extra>", "hovertext": ["Vanløse"], "ids": ["Vanløse"], "legendgroup": "Vanløse", "marker": {"color": "#8ecae6", "size": [32320.0], "sizemode": "area", "sizeref": 25.62, "symbol": "circle"}, "mode": "markers", "name": "Vanløse", "orientation": "v", "showlegend": true, "type": "scatter", "x": [14.57], "xaxis": "x", "y": [14.4], "yaxis": "y"}, {"customdata": [["<b>Vesterbro-Kongens Enghave</b><br>Year: 1985<br>Jutland-born: 15.7%<br>Higher ed: 8.4%<br>Total residents: 42,532"]], "hovertemplate": "%{customdata[0]}<extra></extra>", "hovertext": ["Vesterbro-Kongens Enghave"], "ids": ["Vesterbro-Kongens Enghave"], "legendgroup": "Vesterbro-Kongens Enghave", "marker": {"color": "#f4a261", "size": [42530.0], "sizemode": "area", "sizeref": 25.62, "symbol": "circle"}, "mode": "markers", "name": "Vesterbro-Kongens Enghave", "orientation": "v", "showlegend": true, "type": "scatter", "x": [15.69], "xaxis": "x", "y": [8.427], "yaxis": "y"}, {"customdata": [["<b>Østerbro</b><br>Year: 1985<br>Jutland-born: 16.3%<br>Higher ed: 17.1%<br>Total residents: 55,928"]], "hovertemplate": "%{customdata[0]}<extra></extra>", "hovertext": ["Østerbro"], "ids": ["Østerbro"], "legendgroup": "Østerbro", "marker": {"color": "#457b9d", "size": [55930.0], "sizemode": "area", "sizeref": 25.62, "symbol": "circle"}, "mode": "markers", "name": "Østerbro", "orientation": "v", "showlegend": true, "type": "scatter", "x": [16.31], "xaxis": "x", "y": [17.1], "yaxis": "y"}], "layout": {"height": 580, "legend": {"bgcolor": "rgba(255,255,255,0.8)", "bordercolor": "#cccccc", "borderwidth": 1, "itemsizing": "constant", "title": {"text": "District"}, "tracegroupgap": 0, "x": 1.01, "y": 0.99}, "margin": {"r": 180}, "paper_bgcolor": "white", "plot_bgcolor": "white", "sliders": [{"active": 0, "currentvalue": {"prefix": "year="}, "len": 0.9, "pad": {"b": 10, "t": 60}, "steps": [{"args": [["1985"], {"frame": {"duration": 0, "redraw": false}, "fromcurrent": true, "mode": "immediate", "transition": {"duration": 0, "easing": "linear"}}], "label": "1985", "method": "animate"}, {"args": [["1986"], {"frame": {"duration": 0, "redraw": false}, "fromcurrent": true, "mode": "immediate", "transition": {"duration": 0, "easing": "linear"}}], "label": "1986", "method": "animate"}, {"args": [["1987"], {"frame": {"duration": 0, "redraw": false}, "fromcurrent": true, "mode": "immediate", "transition": {"duration": 0, "easing": "linear"}}], "label": "1987", "method": "animate"}, {"args": [["1988"], {"frame": {"duration": 0, "redraw": false}, "fromcurrent": true, "mode": "immediate", "transition": {"duration": 0, "easing": "linear"}}], "label": "1988", "method": "animate"}, {"args": [["1989"], {"frame": {"duration": 0, "redraw": false}, "fromcurrent": true, "mode": "immediate", "transition": {"duration": 0, "easing": "linear"}}], "label": "1989", "method": "animate"}, {"args": [["1990"], {"frame": {"duration": 0, "redraw": false}, "fromcurrent": true, "mode": "immediate", "transition": {"duration": 0, "easing": "linear"}}], "label": "1990", "method": "animate"}, {"args": [["1991"], {"frame": {"duration": 0, "redraw": false}, "fromcurrent": true, "mode": "immediate", "transition": {"duration": 0, "easing": "linear"}}], "label": "1991", "method": "animate"}, {"args": [["1992"], {"frame": {"duration": 0, "redraw": false}, "fromcurrent": true, "mode": "immediate", "transition": {"duration": 0, "easing": "linear"}}], "label": "1992", "method": "animate"}, {"args": [["1993"], {"frame": {"duration": 0, "redraw": false}, "fromcurrent": true, "mode": "immediate", "transition": {"duration": 0, "easing": "linear"}}], "label": "1993", "method": "animate"}, {"args": [["1994"], {"frame": {"duration": 0, "redraw": false}, "fromcurrent": true, "mode": "immediate", "transition": {"duration": 0, "easing": "linear"}}], "label": "1994", "method": "animate"}, {"args": [["1995"], {"frame": {"duration": 0, "redraw": false}, "fromcurrent": true, "mode": "immediate", "transition": {"duration": 0, "easing": "linear"}}], "label": "1995", "method": "animate"}, {"args": [["1996"], {"frame": {"duration": 0, "redraw": false}, "fromcurrent": true, "mode": "immediate", "transition": {"duration": 0, "easing": "linear"}}], "label": "1996", "method": "animate"}, {"args": [["1997"], {"frame": {"duration": 0, "redraw": false}, "fromcurrent": true, "mode": "immediate", "transition": {"duration": 0, "easing": "linear"}}], "label": "1997", "method": "animate"}, {"args": [["1998"], {"frame": {"duration": 0, "redraw": false}, "fromcurrent": true, "mode": "immediate", "transition": {"duration": 0, "easing": "linear"}}], "label": "1998", "method": "animate"}, {"args": [["1999"], {"frame": {"duration": 0, "redraw": false}, "fromcurrent": true, "mode": "immediate", "transition": {"duration": 0, "easing": "linear"}}], "label": "1999", "method": "animate"}, {"args": [["2000"], {"frame": {"duration": 0, "redraw": false}, "fromcurrent": true, "mode": "immediate", "transition": {"duration": 0, "easing": "linear"}}], "label": "2000", "method": "animate"}, {"args": [["2001"], {"frame": {"duration": 0, "redraw": false}, "fromcurrent": true, "mode": "immediate", "transition": {"duration": 0, "easing": "linear"}}], "label": "2001", "method": "animate"}, {"args": [["2002"], {"frame": {"duration": 0, "redraw": false}, "fromcurrent": true, "mode": "immediate", "transition": {"duration": 0, "easing": "linear"}}], "label": "2002", "method": "animate"}, {"args": [["2003"], {"frame": {"duration": 0, "redraw": false}, "fromcurrent": true, "mode": "immediate", "transition": {"duration": 0, "easing": "linear"}}], "label": "2003", "method": "animate"}, {"args": [["2004"], {"frame": {"duration": 0, "redraw": false}, "fromcurrent": true, "mode": "immediate", "transition": {"duration": 0, "easing": "linear"}}], "label": "2004", "method": "animate"}, {"args": [["2005"], {"frame": {"duration": 0, "redraw": false}, "fromcurrent": true, "mode": "immediate", "transition": {"duration": 0, "easing": "linear"}}], "label": "2005", "method": "animate"}, {"args": [["2006"], {"frame": {"duration": 0, "redraw": false}, "fromcurrent": true, "mode": "immediate", "transition": {"duration": 0, "easing": "linear"}}], "label": "2006", "method": "animate"}, {"args": [["2007"], {"frame": {"duration": 0, "redraw": false}, "fromcurrent": true, "mode": "immediate", "transition": {"duration": 0, "easing": "linear"}}], "label": "2007", "method": "animate"}, {"args": [["2008"], {"frame": {"duration": 0, "redraw": false}, "fromcurrent": true, "mode": "immediate", "transition": {"duration": 0, "easing": "linear"}}], "label": "2008", "method": "animate"}, {"args": [["2009"], {"frame": {"duration": 0, "redraw": false}, "fromcurrent": true, "mode": "immediate", "transition": {"duration": 0, "easing": "linear"}}], "label": "2009", "method": "animate"}, {"args": [["2010"], {"frame": {"duration": 0, "redraw": false}, "fromcurrent": true, "mode": "immediate", "transition": {"duration": 0, "easing": "linear"}}], "label": "2010", "method": "animate"}, {"args": [["2011"], {"frame": {"duration": 0, "redraw": false}, "fromcurrent": true, "mode": "immediate", "transition": {"duration": 0, "easing": "linear"}}], "label": "2011", "method": "animate"}, {"args": [["2012"], {"frame": {"duration": 0, "redraw": false}, "fromcurrent": true, "mode": "immediate", "transition": {"duration": 0, "easing": "linear"}}], "label": "2012", "method": "animate"}, {"args": [["2013"], {"frame": {"duration": 0, "redraw": false}, "fromcurrent": true, "mode": "immediate", "transition": {"duration": 0, "easing": "linear"}}], "label": "2013", "method": "animate"}, {"args": [["2014"], {"frame": {"duration": 0, "redraw": false}, "fromcurrent": true, "mode": "immediate", "transition": {"duration": 0, "easing": "linear"}}], "label": "2014", "method": "animate"}, {"args": [["2015"], {"frame": {"duration": 0, "redraw": false}, "fromcurrent": true, "mode": "immediate", "transition": {"duration": 0, "easing": "linear"}}], "label": "2015", "method": "animate"}, {"args": [["2016"], {"frame": {"duration": 0, "redraw": false}, "fromcurrent": true, "mode": "immediate", "transition": {"duration": 0, "easing": "linear"}}], "label": "2016", "method": "animate"}, {"args": [["2017"], {"frame": {"duration": 0, "redraw": false}, "fromcurrent": true, "mode": "immediate", "transition": {"duration": 0, "easing": "linear"}}], "label": "2017", "method": "animate"}, {"args": [["2018"], {"frame": {"duration": 0, "redraw": false}, "fromcurrent": true, "mode": "immediate", "transition": {"duration": 0, "easing": "linear"}}], "label": "2018", "method": "animate"}, {"args": [["2019"], {"frame": {"duration": 0, "redraw": false}, "fromcurrent": true, "mode": "immediate", "transition": {"duration": 0, "easing": "linear"}}], "label": "2019", "method": "animate"}, {"args": [["2020"], {"frame": {"duration": 0, "redraw": false}, "fromcurrent": true, "mode": "immediate", "transition": {"duration": 0, "easing": "linear"}}], "label": "2020", "method": "animate"}, {"args": [["2021"], {"frame": {"duration": 0, "redraw": false}, "fromcurrent": true, "mode": "immediate", "transition": {"duration": 0, "easing": "linear"}}], "label": "2021", "method": "animate"}, {"args": [["2022"], {"frame": {"duration": 0, "redraw": false}, "fromcurrent": true, "mode": "immediate", "transition": {"duration": 0, "easing": "linear"}}], "label": "2022", "method": "animate"}, {"args": [["2023"], {"frame": {"duration": 0, "redraw": false}, "fromcurrent": true, "mode": "immediate", "transition": {"duration": 0, "easing": "linear"}}], "label": "2023", "method": "animate"}, {"args": [["2024"], {"frame": {"duration": 0, "redraw": false}, "fromcurrent": true, "mode": "immediate", "transition": {"duration": 0, "easing": "linear"}}], "label": "2024", "method": "animate"}], "x": 0.1, "xanchor": "left", "y": 0, "yanchor": "top"}], "title": {"text": "Copenhagen districts: Jutland settlement vs Education level (1985–2024)"}, "updatemenus": [{"buttons": [{"args": [null, {"frame": {"duration": 400, "redraw": false}, "fromcurrent": true, "mode": "immediate", "transition": {"duration": 300, "easing": "linear"}}], "label": "&#9654;", "method": "animate"}, {"args": [[null], {"frame": {"duration": 0, "redraw": false}, "fromcurrent": true, "mode": "immediate", "transition": {"duration": 0, "easing": "linear"}}], "label": "&#9724;", "method": "animate"}], "direction": "left", "pad": {"r": 10, "t": 70}, "showactive": false, "type": "buttons", "x": 0.1, "xanchor": "right", "y": 0, "yanchor": "top"}], "xaxis": {"anchor": "y", "domain": [0, 1], "gridcolor": "#f0f0f0", "range": [8, 21], "ticksuffix": "%", "title": {"text": "Jutland-born share (%)"}}, "yaxis": {"anchor": "x", "domain": [0, 1], "gridcolor": "#f0f0f0", "range": [5, 62], "ticksuffix": "%", "title": {"text": "Higher education share (%)"}}}}
